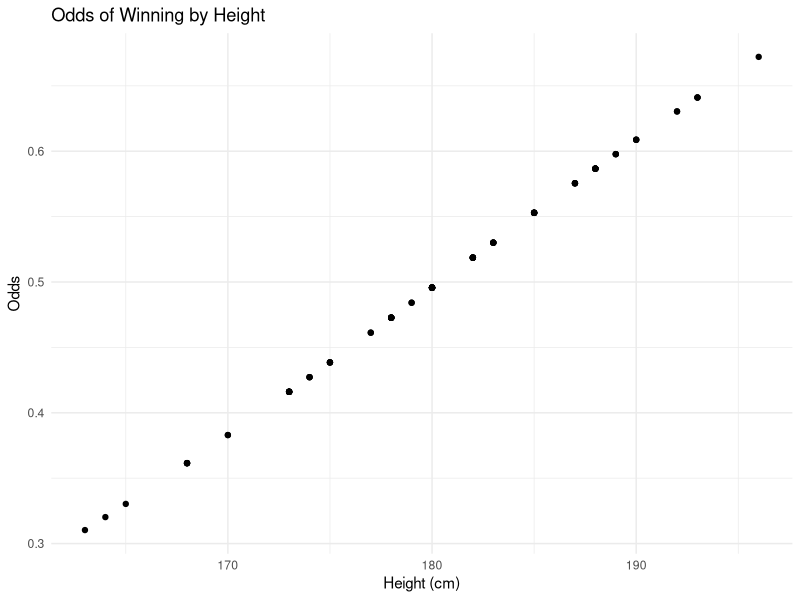
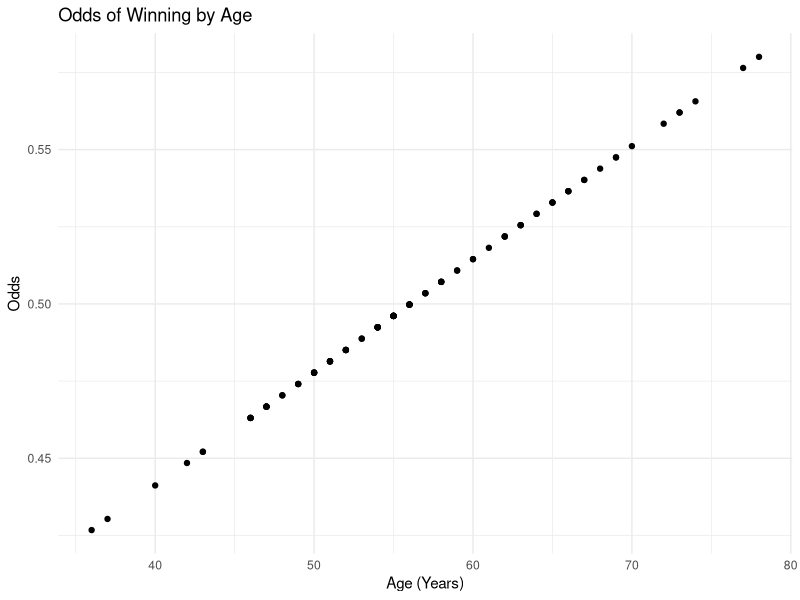
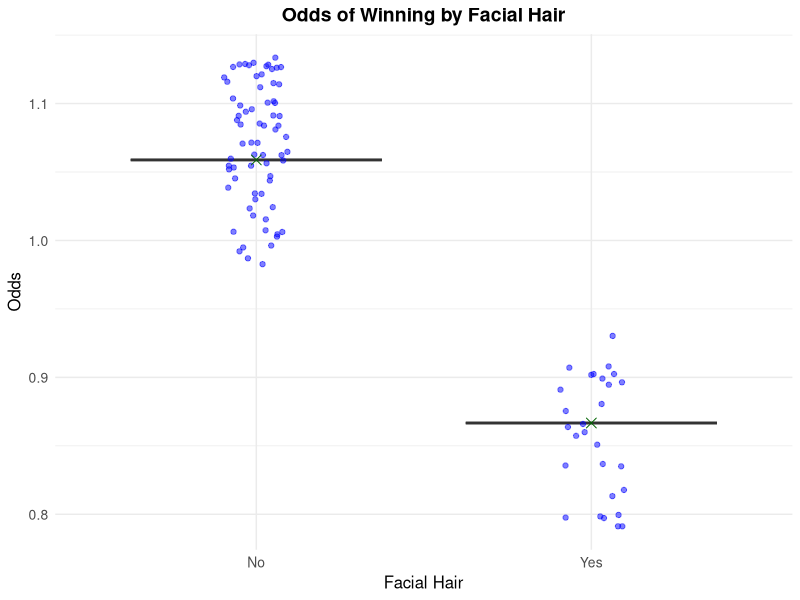
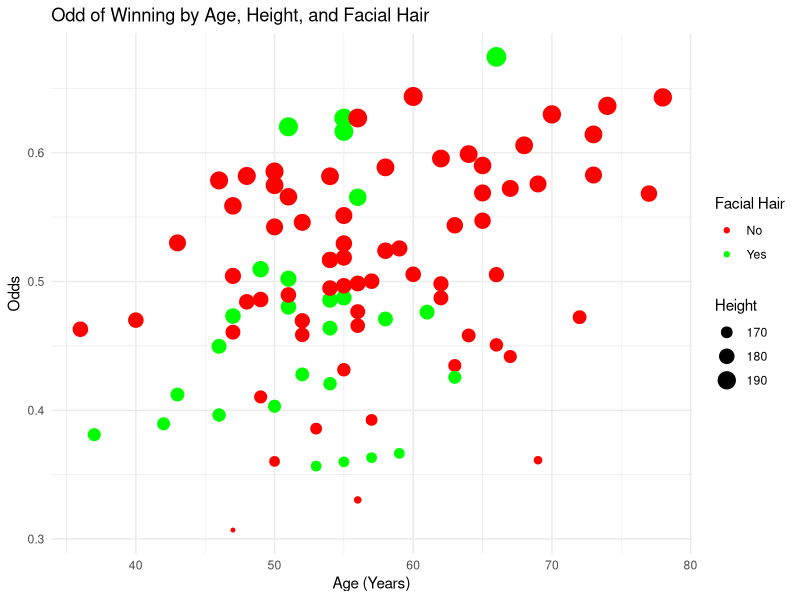
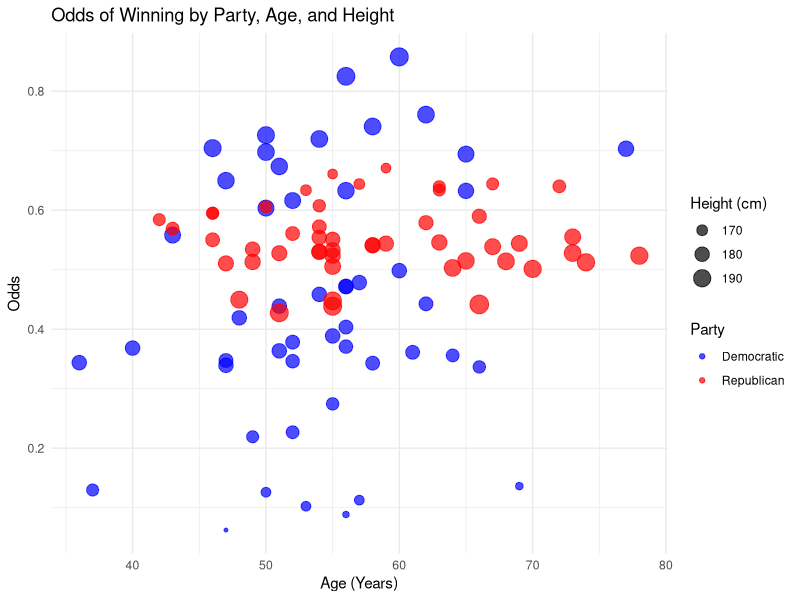
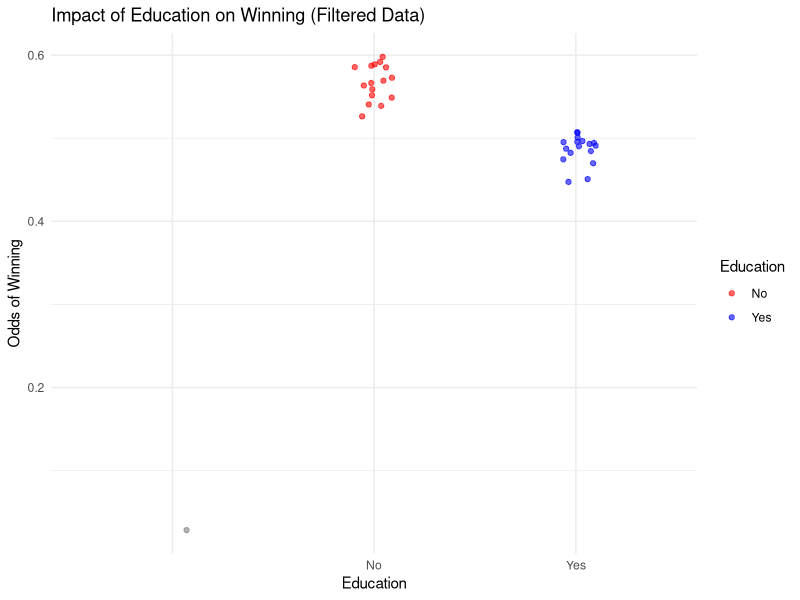
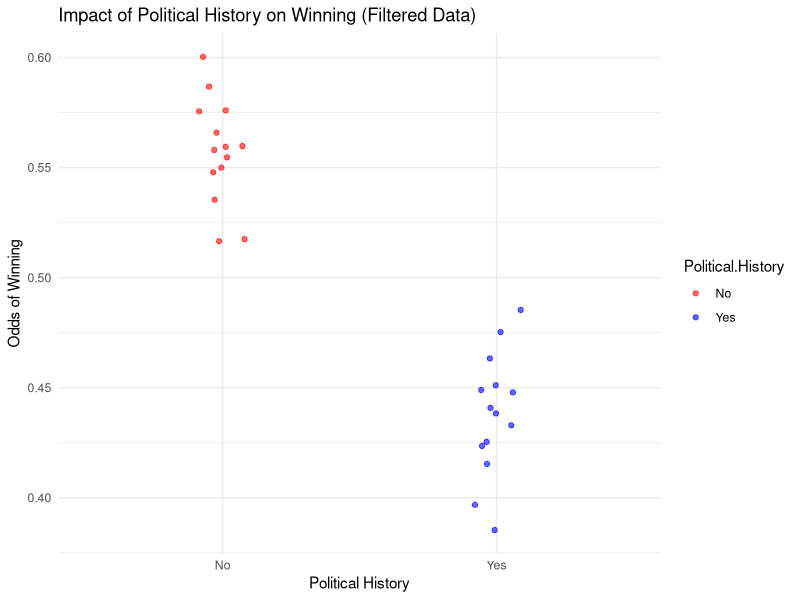
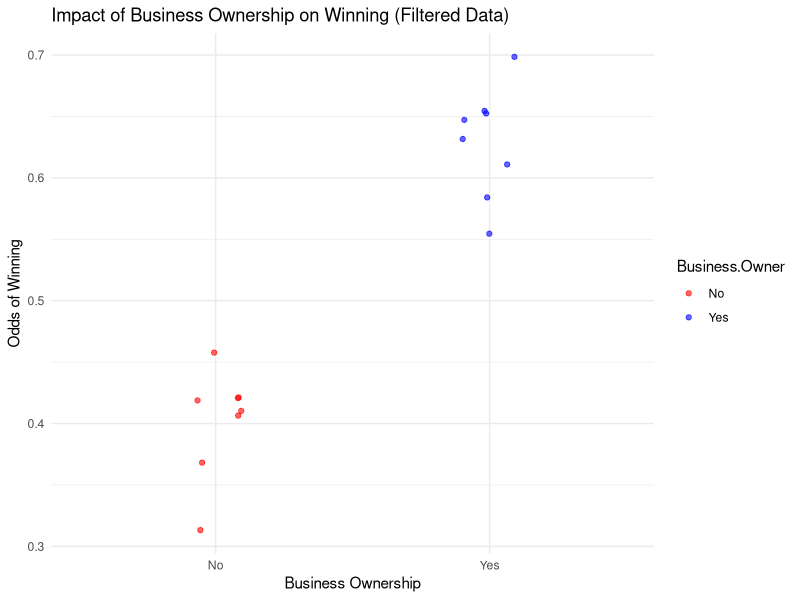

Generate these figures, in order, with R:
## ---- chunk 1
knitr::opts_chunk$set(echo = TRUE)
## ---- chunk 2
library(dplyr)
library(ggplot2)
library(randomForest)
library(caret)
## ---- chunk 3

data <- read.csv("Presidential Historical Data.csv")

data$Win <- factor(data$Win, levels = c("No", "Yes"))

height_model <- glm(Win ~ Height, data = data, family = "binomial")

summary(height_model)

exp(coef(height_model))

data$Predicted_Prob <- predict(height_model, type = "response")

ggplot(data, aes(x = Height, y = Predicted_Prob)) +
  geom_point() +
  labs(title = "Odds of Winning by Height",
       x = "Height (cm)",
       y = "Odds") +
  theme_minimal()
## ---- chunk 4
age_model <- glm(Win ~ Age, data = data, family = "binomial")

summary(age_model)

exp(coef(age_model))

data$Predicted_Prob_Age <- predict(age_model, type = "response")

ggplot(data, aes(x = Age, y = Predicted_Prob_Age)) +
  geom_point() +
  labs(title = "Odds of Winning by Age",
       x = "Age (Years)",
       y = "Odds") +
  theme_minimal()

## ---- chunk 5
facial_hair_model <- glm(Win ~ Facial.Hair, data = data, family = "binomial")

summary(facial_hair_model)

exp(coef(facial_hair_model))

data$Predicted_Odds_FacialHair <- exp(predict(facial_hair_model))
ggplot(data, aes(x = as.factor(Facial.Hair), y = Predicted_Odds_FacialHair)) +
  geom_boxplot(alpha = 0.7, outlier.shape = 16, outlier.colour = "red") +  
  geom_jitter(width = 0.1, alpha = 0.5, color = "blue") +
  stat_summary(fun = mean, geom = "point", shape = 4, size = 3, color = "darkgreen", aes(group = 1)) +
  scale_x_discrete(labels = c("No", "Yes")) +  # Relabel x-axis
  labs(title = "Odds of Winning by Facial Hair",
       x = "Facial Hair",
       y = "Odds") +
  theme_minimal() +  
  theme(
    plot.title = element_text(hjust = 0.5, face = "bold", size = 14),
    axis.title = element_text(size = 12),
    axis.text = element_text(size = 10)
  ) 
## ---- chunk 6
combined_model <- glm(Win ~ Height + Age + Facial.Hair, data = data, family = "binomial")

summary(combined_model)

exp(coef(combined_model))

data$Predicted_Prob_Combined <- predict(combined_model, type = "response")

ggplot(data, aes(x = Age, y = Predicted_Prob_Combined, color = Facial.Hair)) +
  geom_point(aes(size = Height)) +
  labs(title = "Odd of Winning by Age, Height, and Facial Hair",
       x = "Age (Years)",
       y = "Odds") +
  theme_minimal() +
  scale_color_manual(values = c("No" = "red", "Yes" = "green"), name = "Facial Hair")

## ---- chunk 7
library(ggplot2)
library(dplyr)

data$Party <- as.factor(data$Party)
data$Win <- as.factor(data$Win)
data$Facial.Hair <- as.factor(data$Facial.Hair)

data_democrats <- data %>% filter(Party == "Democratic")
data_republicans <- data %>% filter(Party == "Republican")

democrats_model <- glm(Win ~ Height + Age + Facial.Hair, data = data_democrats, family = "binomial")
democrats_summary <- summary(democrats_model)
democrats_odds <- exp(coef(democrats_model))

print("Democrats Model Summary:")
print(democrats_summary)
print("Democrats Odds Ratios:")
print(democrats_odds)

republicans_model <- glm(Win ~ Height + Age + Facial.Hair, data = data_republicans, family = "binomial")
republicans_summary <- summary(republicans_model)
republicans_odds <- exp(coef(republicans_model))

print("Republicans Model Summary:")
print(republicans_summary)
print("Republicans Odds Ratios:")
print(republicans_odds)

data_democrats$Predicted_Prob <- predict(democrats_model, type = "response")
data_republicans$Predicted_Prob <- predict(republicans_model, type = "response")

data_combined <- bind_rows(
  data_democrats %>% mutate(Party = "Democratic"),
  data_republicans %>% mutate(Party = "Republican")
)

ggplot(data_combined, aes(x = Age, y = Predicted_Prob, color = Party, size = Height)) +
  geom_point(alpha = 0.7) +
  labs(
    title = "Odds of Winning by Party, Age, and Height",
    x = "Age (Years)",
    y = "Odds",
    color = "Party",
    size = "Height (cm)"
  ) +
  theme_minimal() +
  scale_color_manual(values = c("Democratic" = "blue", "Republican" = "red"))

## ---- chunk 8
library(dplyr)

education_filtered <- data %>%
  group_by(Year) %>%
  filter(n_distinct(Education) > 1)

education_model <- glm(Win ~ Education, family = "binomial", data = education_filtered)
summary(education_model)

odds_education <- exp(coef(education_model))
print("Odds Ratios for Education:")
print(odds_education)

library(ggplot2)
education_filtered$Predicted_Prob_Education <- predict(education_model, type = "response")
ggplot(education_filtered, aes(x = Education, y = Predicted_Prob_Education, color = Education)) +
  geom_jitter(width = 0.1, alpha = 0.6) +
  labs(
    title = "Impact of Education on Winning (Filtered Data)",
    x = "Education",
    y = "Odds of Winning"
  ) +
  theme_minimal() +
  scale_color_manual(values = c("No" = "red", "Yes" = "blue"))


## ---- chunk 9
political_filtered <- data %>%
  group_by(Year) %>%
  filter(n_distinct(Political.History) > 1)

political_model <- glm(Win ~ Political.History, family = "binomial", data = political_filtered)
summary(political_model)

odds_political <- exp(coef(political_model))
print("Odds Ratios for Political History:")
print(odds_political)

political_filtered$Predicted_Prob_Political <- predict(political_model, type = "response")
ggplot(political_filtered, aes(x = Political.History, y = Predicted_Prob_Political, color = Political.History)) +
  geom_jitter(width = 0.1, alpha = 0.6) +
  labs(
    title = "Impact of Political History on Winning (Filtered Data)",
    x = "Political History",
    y = "Odds of Winning"
  ) +
  theme_minimal() +
  scale_color_manual(values = c("No" = "red", "Yes" = "blue"))
## ---- chunk 10
business_filtered <- data %>%
  group_by(Year) %>%
  filter(n_distinct(Business.Owner) > 1)

business_model <- glm(Win ~ Business.Owner, family = "binomial", data = business_filtered)
summary(business_model)

odds_business <- exp(coef(business_model))
print("Odds Ratios for Business Ownership:")
print(odds_business)


business_filtered$Predicted_Prob_Business <- predict(business_model, type = "response")
ggplot(business_filtered, aes(x = Business.Owner, y = Predicted_Prob_Business, color = Business.Owner)) +
  geom_jitter(width = 0.1, alpha = 0.6) +
  labs(
    title = "Impact of Business Ownership on Winning (Filtered Data)",
    x = "Business Ownership",
    y = "Odds of Winning"
  ) +
  theme_minimal() +
  scale_color_manual(values = c("No" = "red", "Yes" = "blue"))

## ---- chunk 11

categorical_vars <- c("Party", "Facial.Hair", "Win", "Education", "Political.History", "Business.Owner")
data[categorical_vars] <- lapply(data[categorical_vars], factor)

rf_model <- randomForest(
  Party ~ Height + Facial.Hair + Win + Age + War + GDP.Growth.Rate + 
           Education + Political.History + Business.Owner,
  data = data,
  ntree = 500,
  importance = TRUE
)

print(rf_model)

importance_df <- data.frame(
  Variable = rownames(importance(rf_model)),
  Importance = importance(rf_model)[, 1]
)
print("Variable Importance:")
print(importance_df)

ggplot(importance_df, aes(x = reorder(Variable, Importance), y = Importance)) +
  geom_bar(stat = "identity", fill = "skyblue") +
  coord_flip() +
  labs(
    title = "Variable Importance in Predicting Winning Party",
    x = "Variable",
    y = "Importance"
  ) +
  theme_minimal()

## ---- chunk 12
library(caret)
library(e1071)

categorical_vars <- c("Party", "Facial.Hair", "Win", "Education", "Political.History", "Business.Owner", "War")
data[categorical_vars] <- lapply(data[categorical_vars], as.factor)

numeric_vars <- c("Height", "Age", "GDP.Growth.Rate")
data[numeric_vars] <- lapply(data[numeric_vars], as.numeric)

train_control <- trainControl(
  method = "cv",             
  number = 10,                
  classProbs = TRUE,          
  summaryFunction = twoClassSummary  
)

set.seed(445) 
svm_model <- train(
  Win ~ Height + Facial.Hair + Age + War + GDP.Growth.Rate + 
         Education + Political.History + Business.Owner + Party,
  data = data,
  method = "svmRadial",
  trControl = train_control,
  metric = "ROC"
)


hypothetical_candidates <- expand.grid(
  Height = c(165, 175, 185),
  Facial.Hair = factor(c("Yes", "No"), levels = levels(data$Facial.Hair)),
  Age = c(40, 50, 60),
  War = factor(c("Yes", "No"), levels = levels(data$War)),
  GDP.Growth.Rate = c(2, 4, 6),
  Education = factor(c("Yes", "No"), levels = levels(data$Education)),
  Political.History = factor(c("Yes", "No"), levels = levels(data$Political.History)),
  Business.Owner = factor(c("Yes", "No"), levels = levels(data$Business.Owner)),
  Party = factor(c("Democratic", "Republican"), levels = levels(data$Party))
)

hypothetical_candidates$Predicted_Prob <- predict(svm_model, newdata = hypothetical_candidates, type = "prob")[, "Yes"]

best_candidate <- hypothetical_candidates[which.max(hypothetical_candidates$Predicted_Prob), ]
print("Best Candidate Profile:")
print(best_candidate)
